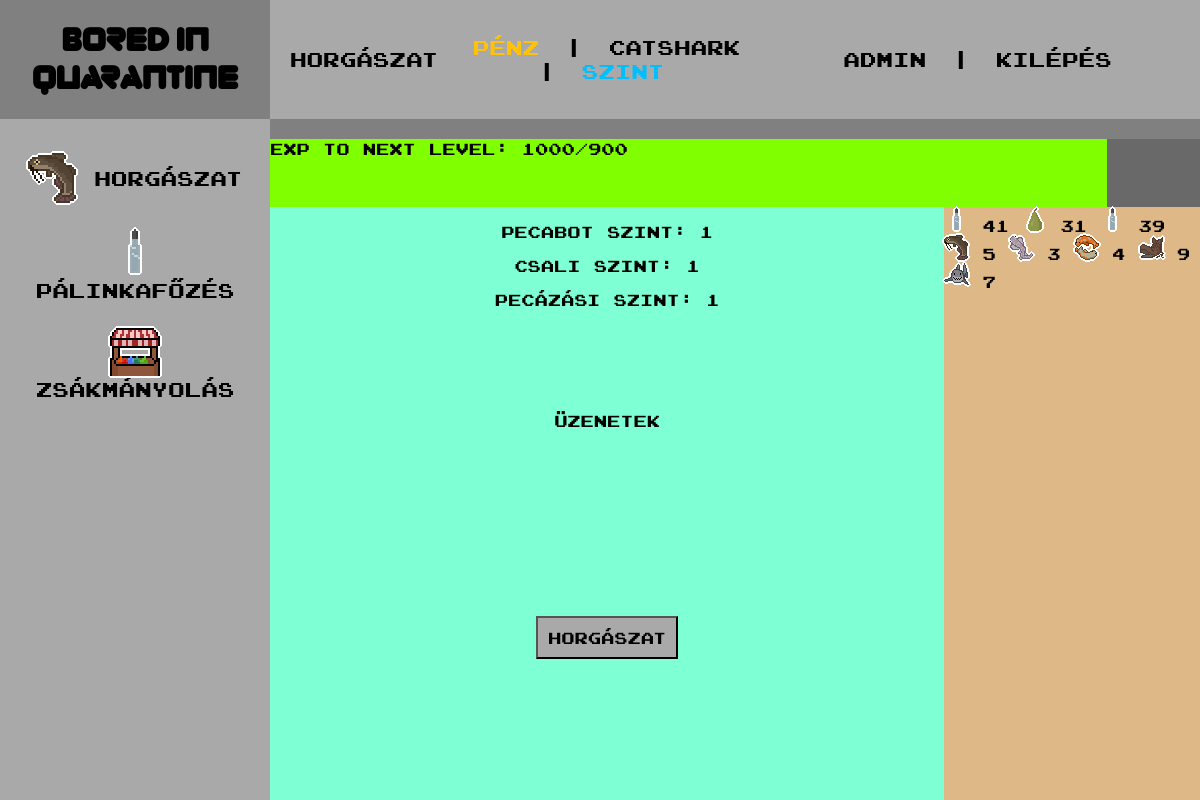
The page /index.php?p=fishing (signed in) on the database its author committed.
### tables this page shows
CREATE TABLE `inventory` (
  `user_id` int(11) NOT NULL,
  `item_id` int(11) NOT NULL,
  `amount` int(11) NOT NULL
);

CREATE TABLE `items` (
  `item_id` int(11) NOT NULL,
  `item_name` varchar(250) NOT NULL,
  `description` varchar(250) DEFAULT NULL,
  `buy` int(11) NOT NULL,
  `sell` int(11) NOT NULL,
  `image` varchar(250) NOT NULL
);

### private/managers/userManager.php (called while the page is built, shortened)
<?php
require_once "database.php";
function IsUserLoggedIn() {
	return $_SESSION  != null && array_key_exists('uid', $_SESSION) && is_numeric($_SESSION['uid']);
}
?>

### private/managers/database.php (called while the page is built, shortened)
<?php
function getConnection() {
	$connection = new PDO(DB_TYPE.':host='.DB_HOST.';dbname='.DB_NAME.';',DB_USER, DB_PASS);
	$connection->exec("SET NAMES '".DB_CHARSET."'");
	return $connection;
}
function getList($queryString, $queryParams = []) {
	$connection = getConnection();
	$statement = $connection->prepare($queryString);
	$success = $statement->execute($queryParams);
	$result = $success ? $statement->fetchAll(PDO::FETCH_ASSOC) : [];
	return $result;
}
?>

### private/managers/itemManager.php (the view, shortened to what this page needs)
<?php
require_once "database.php";
function getItems(){
	$query = "SELECT * FROM inventory JOIN items ON inventory.item_id = items.item_id";
	return getList($query);
}
function generateInventory($refresh_id,$items){
	foreach($items as $item){
		echo '<span>
				<img src="'.PATH_SVGS.$item['image'].'.svg" id="'.$item['item_id'].'" onclick="sellItem(
				`'.$refresh_id.'`,this.id);">
					'.$item['amount'].'
			</span>';
	}
}
?>

### index.php (shortened to what this page needs)
<?php
    require PATH_MANAGERS."userManager.php";
    require PATH_MANAGERS."itemManager.php";
    require_once PATH_MANAGERS."database.php";
 ?>
<!DOCTYPE html>
<html>
<head>
    <link rel="stylesheet" type="text/css" href="<?=PATH_CSS.'style.css'?>">
</head>
<body>
    <div class="container">
        <?php
            require PATH_BASIC."header.php";
        ?>
        <div class="app-list-container">
            <div class="app-list">
                <?php
                    require PATH_BASIC."app_list.php";
                 ?>
            </div>
        </div>
        <div class="app-field">
            <div class="app-container">
                <?php
                    require PATH_PRIVATE.'routing.php';
                 ?>
            </div>
        </div>
    </div>
</body>
</html>

### private/basic/header.php (shortened to what this page needs)
<div class="title-box">
            <h1><a href="index.php">Bored in Quarantine</a></h1>
</div>
<div class="navbar">
    <div class="app-title">
        <?php
            switch ($_GET['p']) {
                case 'fishing' : echo "Horgászat" ; break;
            }
         ?>
    </div>
    <div class="menu">
    <?php if(IsUserLoggedIn()) : ?>
        <a href="index.php?p=shop" class="money">Pénz</a>
        <span>|</span>
        <a href="index.php?p=profil"><?=$_SESSION['uname']?></a>
        <span>|</span>
        <a href="index.php?p=profil" class="level">Szint</a>
    <?php endif; ?>
    </div>
    <div class="login-menu">
    <?php if(!IsUserLoggedIn()) : ?>
        <a href="index.php?p=login">Belépés</a>
        <span>|</span>
        <a href="index.php?p=register">Regisztráció</a>
    <?php else : ?>
        <?php if($_SESSION['permission'] > 0): ?>
            <a href="index.php?p=admin">Admin</a>
            <span>|</span>
        <?php endif; ?>
        <a href="index.php?p=logout">Kilépés</a>
    <?php endif; ?>
    </div>
</div>

### private/basic/app_list.php
<?php if(IsUserLoggedIn()):?>
<a href="?p=fishing" class="app-item">
    <img src="<?=PATH_SVGS.'catfish.svg'?>"><span> Horgászat</span>
</a>
<a href="?p=brewing" class="app-item">
    <img src="<?=PATH_SVGS.'brandy.svg'?>"><span> Pálinkafőzés</span>
</a>
<a href="?p=looting" class="app-item">
    <img src="<?=PATH_SVGS.'market.svg'?>"><span> Zsákmányolás</span>
</a>
<?php  else: ?>
    <a href="?p=login" style="">A játék eléréséhez be kell lépni</a>
<?php endif; ?>

### private/routing.php (shortened to what this page needs)
<?php
switch ($_GET['p']) {
    case 'fishing': IsUserLoggedIn() ? require_once PATH_SITES.'fishing.php' : header('Location: index.php?p=login'); break;
}

### private/sites/fishing.php (shortened to what this page needs)
<!DOCTYPE html>
<html>
    <head>
    </head>
    <body>
        <div class="fishing-container">
            <div class="exp-bar">
                <div class="exp-fill" id="exp-fill">
                </div>
            </div>
            <div class="fishing fishing-grid-container">
                <div class="levels_area">
                    <div>
                        Pecabot szint:
                        <span id="fish_rod">0</span>
                    </div>
                    <div>
                        Csali szint:
                        <span id="bait">0</span>
                    </div>
                    <div id="fishing_level">Horgászási szint</div>
                </div>
                <div class="msgs_area">
                    <div id="msg">Üzenetek</div>
                </div>
                <div class="fishing_area">
                    <button class="btn" id="fishing_button">Horgászat</button>
                </div>
            </div>
            <div id="fishing-inventory" class="fishing-inventory">
                <?php
                    generateInventory('fishing-inventory',getItems());
                 ?>
            </div>
        </div>
    </body>
</html>

### public/css/style.css (style rules this page uses)
html,body { font-family: joystix; margin: 0; height: 100%; }
.container { overflow: auto; background-color: grey; width: 100%; height: 100%; display: grid; grid-template-rows: 1fr 9fr; grid-template-columns: 1fr 6fr; }
.app-container { margin-top: 20px; height: 100%; background-color: rgb(45, 54, 64); }
.title-box { font-family: zorque; background-color: grey; text-align: center; }
.navbar div { font-size: 20px; margin: auto; }
.navbar a { text-decoration: none; color: black; }
.navbar { background-color: darkgrey; text-align: center; display: grid; grid-template-columns: 1fr 2fr 3fr; }
.app-field { background-color: grey; }
.app-list-container { background-color: darkgrey; text-align: center; }
.app-list { font-size: 20px; display: grid; white-space: nowrap; }
.app-list a { text-decoration: none; color: black; }
.app-list a img { display: inline-block; width: 50px; height: 50px; }
.login-menu { padding: 20px; }
.login-menu a { padding: 10px; }
.menu a { padding: 10px; }
input[type=password]:focus,,input[type=number]:focus,input[type=email]:focus,input[type=text]:focus { outline: none; }
.app-list { padding: 10px; width: 250px; white-space: pre; white-space: pre-wrap; white-space: pre-line; white-space: -pre-wrap; white-space: -o-pre-wrap; white-space: -moz-pre-wrap; white-space: -hp-pre-wrap; word-wrap: break-word; }
.app-title { padding: 20px; }
.title-box a { text-decoration: none; color: black; }
.app-item { text-align: center }
.app-item span, .app-item img { vertical-align: middle; }
img { filter: drop-shadow(1px 1px 0px #FFFFFF) drop-shadow(-1px 1px 0px #FFFFFF) drop-shadow(1px -1px 0px #FFFFFF) drop-shadow(-1px -1px 0px #FFFFFF); }
.btn { font-size: 1em; padding: 10px; -webkit-appearance: button; -moz-appearance: button; appearance: button; font-family: joystix; background-color: darkgrey; }
.money { color: #ffc20a !important; }
.level { color: #00bfff !important; }
.fishing-container { height: 100%; display: grid; grid-template-columns: 1fr 1fr 0.9fr 1.1fr; grid-template-rows: 0.3fr 1.7fr 1fr; gap: 0px 0px; grid-template-areas: "exp exp exp exp" "fishing fishing fishing inventory" "fishing fishing fishing inventory"; }
.exp-bar { background-color: #696969; grid-area: exp; }
.fishing-inventory { background-color: #DEB887; grid-area: inventory; }
.fishing { text-align: center; background-color: #7FFFD4; grid-area: fishing; }
.exp-fill { height: 100%; width: 20%; background-color: #7FFF00; }
.fishing-grid-container { display: grid; grid-template-columns: 1fr 1fr 1fr 1fr; grid-template-rows: 1fr 1fr 1fr; gap: 0px 0px; grid-template-areas: "levels levels levels levels" "msgs msgs msgs msgs" "fishing fishing fishing fishing"; }
.levels_area { grid-area: levels; }
.levels_area div { margin: 15px; }
.msgs_area { grid-area: msgs; }
.fishing_area { grid-area: fishing; }

### rows shown on the page
inventory: item.image (picture), amount "41"
inventory: item.image (picture), amount "31"
inventory: item.image (picture), amount "39"
inventory: item.image (picture), amount "5"
inventory: item.image (picture), amount "3"
inventory: shows a picture, amount "4"
inventory: item.image (picture), amount "9"
inventory: item.image (picture), amount "7"

### other values the page prints
$_SESSION['uname'] "CatShark"
